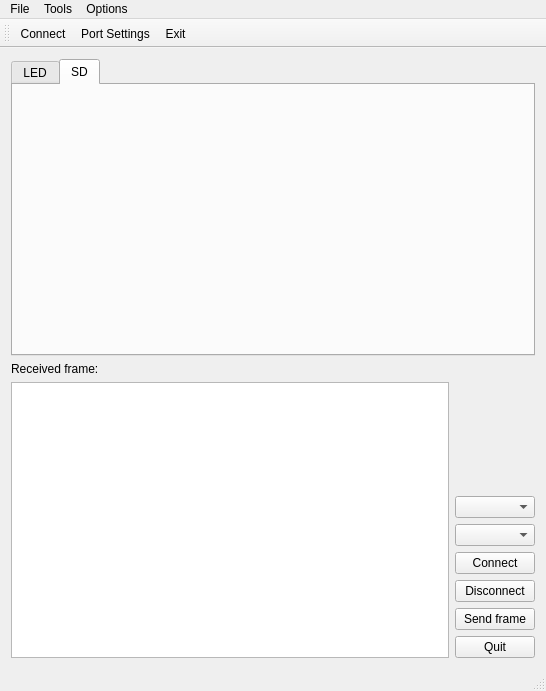
<?xml version="1.0" encoding="UTF-8"?>
<ui version="4.0">
 <class>MainWindow</class>
 <widget class="QMainWindow" name="MainWindow">
  <property name="enabled">
   <bool>true</bool>
  </property>
  <property name="geometry">
   <rect>
    <x>0</x>
    <y>0</y>
    <width>546</width>
    <height>691</height>
   </rect>
  </property>
  <property name="sizePolicy">
   <sizepolicy hsizetype="Fixed" vsizetype="Fixed">
    <horstretch>0</horstretch>
    <verstretch>0</verstretch>
   </sizepolicy>
  </property>
  <property name="windowTitle">
   <string>MicroInterface</string>
  </property>
  <property name="documentMode">
   <bool>false</bool>
  </property>
  <property name="tabShape">
   <enum>QTabWidget::Rounded</enum>
  </property>
  <property name="unifiedTitleAndToolBarOnMac">
   <bool>false</bool>
  </property>
  <widget class="QWidget" name="centralWidget">
   <layout class="QVBoxLayout" name="verticalLayout_4">
    <item>
     <layout class="QVBoxLayout" name="verticalLayout">
      <item>
       <widget class="QTabWidget" name="tabWidget">
        <property name="enabled">
         <bool>true</bool>
        </property>
        <property name="tabPosition">
         <enum>QTabWidget::North</enum>
        </property>
        <property name="tabShape">
         <enum>QTabWidget::Rounded</enum>
        </property>
        <property name="currentIndex">
         <number>1</number>
        </property>
        <property name="tabsClosable">
         <bool>false</bool>
        </property>
        <property name="movable">
         <bool>false</bool>
        </property>
        <widget class="QWidget" name="ledTab">
         <property name="autoFillBackground">
          <bool>false</bool>
         </property>
         <attribute name="title">
          <string>LED</string>
         </attribute>
        </widget>
        <widget class="QWidget" name="sdTab">
         <property name="enabled">
          <bool>true</bool>
         </property>
         <attribute name="title">
          <string>SD</string>
         </attribute>
        </widget>
       </widget>
      </item>
      <item>
       <layout class="QHBoxLayout" name="horizontalLayout_2">
        <item>
         <layout class="QVBoxLayout" name="verticalLayout_3">
          <item>
           <widget class="QLabel" name="label">
            <property name="text">
             <string>Received frame:</string>
            </property>
           </widget>
          </item>
          <item>
           <widget class="QTextEdit" name="textEdit"/>
          </item>
         </layout>
        </item>
        <item>
         <layout class="QVBoxLayout" name="verticalLayout_2">
          <item>
           <spacer name="verticalSpacer">
            <property name="orientation">
             <enum>Qt::Vertical</enum>
            </property>
            <property name="sizeHint" stdset="0">
             <size>
              <width>20</width>
              <height>40</height>
             </size>
            </property>
           </spacer>
          </item>
          <item>
           <widget class="QComboBox" name="portCombo"/>
          </item>
          <item>
           <widget class="QComboBox" name="baudCombo"/>
          </item>
          <item>
           <widget class="QPushButton" name="connectButton">
            <property name="text">
             <string>Connect</string>
            </property>
           </widget>
          </item>
          <item>
           <widget class="QPushButton" name="disconnectButton">
            <property name="text">
             <string>Disconnect</string>
            </property>
           </widget>
          </item>
          <item>
           <widget class="QPushButton" name="sendFrameButton">
            <property name="text">
             <string>Send frame</string>
            </property>
           </widget>
          </item>
          <item>
           <widget class="QPushButton" name="quitButton">
            <property name="text">
             <string>Quit</string>
            </property>
           </widget>
          </item>
         </layout>
        </item>
       </layout>
      </item>
     </layout>
    </item>
   </layout>
  </widget>
  <widget class="QMenuBar" name="menuBar">
   <property name="geometry">
    <rect>
     <x>0</x>
     <y>0</y>
     <width>546</width>
     <height>28</height>
    </rect>
   </property>
   <widget class="QMenu" name="menuFile">
    <property name="title">
     <string>File</string>
    </property>
    <addaction name="actionExit"/>
   </widget>
   <widget class="QMenu" name="menuTools">
    <property name="title">
     <string>Tools</string>
    </property>
    <addaction name="actionConnect"/>
    <addaction name="actionDisconnect"/>
   </widget>
   <widget class="QMenu" name="menuOptions">
    <property name="title">
     <string>Options</string>
    </property>
    <addaction name="actionSettings"/>
    <addaction name="actionDevice_Settings"/>
   </widget>
   <addaction name="menuFile"/>
   <addaction name="menuTools"/>
   <addaction name="menuOptions"/>
  </widget>
  <widget class="QToolBar" name="mainToolBar">
   <property name="enabled">
    <bool>true</bool>
   </property>
   <attribute name="toolBarArea">
    <enum>TopToolBarArea</enum>
   </attribute>
   <attribute name="toolBarBreak">
    <bool>false</bool>
   </attribute>
   <addaction name="actionConnect"/>
   <addaction name="actionSettings"/>
   <addaction name="actionExit"/>
  </widget>
  <widget class="QStatusBar" name="statusBar"/>
  <action name="actionExit">
   <property name="icon">
    <iconset resource="resources.qrc">
     <normaloff>:/images/images/icon-exit.png</normaloff>:/images/images/icon-exit.png</iconset>
   </property>
   <property name="text">
    <string>Exit</string>
   </property>
  </action>
  <action name="actionConnect">
   <property name="icon">
    <iconset resource="resources.qrc">
     <normaloff>:/images/images/Machovka_chip.png</normaloff>:/images/images/Machovka_chip.png</iconset>
   </property>
   <property name="text">
    <string>Connect</string>
   </property>
  </action>
  <action name="actionDisconnect">
   <property name="text">
    <string>Disconnect</string>
   </property>
  </action>
  <action name="actionSettings">
   <property name="icon">
    <iconset resource="resources.qrc">
     <normaloff>:/images/images/preferences-system.png</normaloff>:/images/images/preferences-system.png</iconset>
   </property>
   <property name="text">
    <string>Port Settings</string>
   </property>
  </action>
  <action name="actionDevice_Settings">
   <property name="text">
    <string>Device Settings</string>
   </property>
  </action>
 </widget>
 <layoutdefault spacing="6" margin="11"/>
 <resources>
  <include location="resources.qrc"/>
 </resources>
 <connections/>
</ui>
